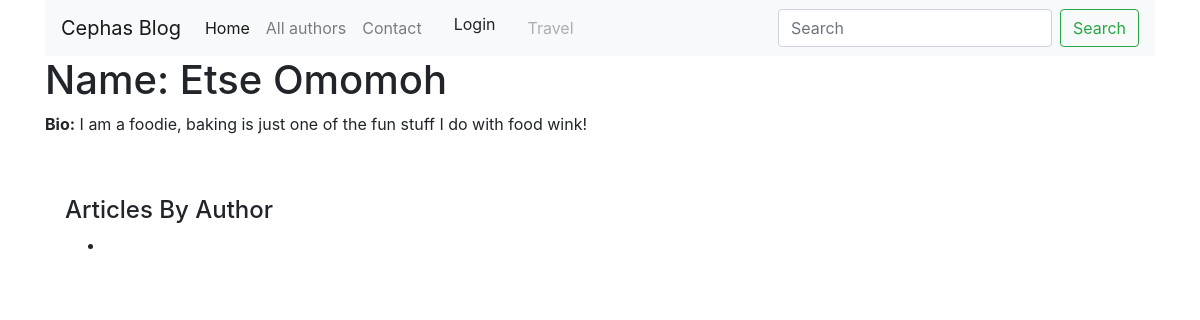
Screenshot of /blog/authors/1 with the database file from the repository.
### blog/models.py (models this page shows, shortened)
class Author(models.Model):
	first_name =  models.CharField(max_length=100)
	last_name = models.CharField(max_length=100)
	bio = models.TextField(max_length=1000)
	class Meta:
		ordering = ['last_name', 'first_name']

### blog/views.py (the view)
# urls.py: path('authors/<int:pk>', AuthorDetailView.as_view(), name='author-detail'),
class AuthorDetailView(generic.DetailView):
	models = Author
	context_object_name = 'author'
	queryset = Author.objects.all()

### blog/templates/blog/author_detail.html (shortened to what this page needs)
{% extends "base_template.html" %}
{% block content %}
  <h1>Name: {{ author.first_name }} {{ author.last_name}}</h1>
  <p><strong>Bio:</strong> {{ author.bio }}</p>
<br>
  <div style="margin-left:20px;margin-top:20px">
    <h4>Articles By Author</h4>
<ul>
    <li>{{ author.article }}</a>
</li>
</ul>
</div>
{% endblock %}

### rows the page displays
Author: first_name "Etse", last_name "Omomoh", bio "I am a foodie, baking is just one of the fun stuff I do with food wink!"
